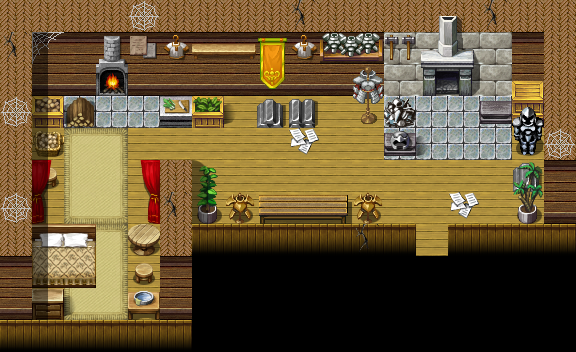

Rendered tile map (Tiled .tmx) drawn with the repository's tilesets; below, a short description and the map source with its tile grids summarised:
An orthogonal 18x11 tile map with 32x32 px tiles, 4 tile layers (Ground, Objects, Above, Top), 1 hidden layer not drawn, 71 tilesets and 2 objects (mapchange, spawn).

<map version="1.10" tiledversion="1.11.2" orientation="orthogonal" renderorder="right-down" width="18" height="11" tilewidth="32" tileheight="32" infinite="0" nextlayerid="10" nextobjectid="3">
 <tileset firstgid="1" name="map_bed_1" tilewidth="32" tileheight="32" tilecount="160" columns="16">
  <image source="../drawable/map_bed_1.png" width="512" height="320" />
 </tileset>
 <tileset firstgid="161" name="map_border_1" tilewidth="32" tileheight="32" tilecount="128" columns="16">
  <image source="../drawable/map_border_1.png" width="512" height="256" />
 </tileset>
 <tileset firstgid="289" name="map_bridge_1" tilewidth="32" tileheight="32" tilecount="128" columns="16">
  <image source="../drawable/map_bridge_1.png" width="512" height="256" />
 </tileset>
 <tileset firstgid="417" name="map_bridge_2" tilewidth="32" tileheight="32" tilecount="128" columns="16">
  <image source="../drawable/map_bridge_2.png" width="512" height="256" />
 </tileset>
 <tileset firstgid="545" name="map_broken_1" tilewidth="32" tileheight="32" tilecount="128" columns="16">
  <image source="../drawable/map_broken_1.png" width="512" height="256" />
 </tileset>
 <tileset firstgid="673" name="map_cavewall_1" tilewidth="32" tileheight="32" tilecount="108" columns="18">
  <image source="../drawable/map_cavewall_1.png" width="576" height="192" />
 </tileset>
 <tileset firstgid="781" name="map_cavewall_2" tilewidth="32" tileheight="32" tilecount="108" columns="18">
  <image source="../drawable/map_cavewall_2.png" width="576" height="192" />
 </tileset>
 <tileset firstgid="889" name="map_cavewall_3" tilewidth="32" tileheight="32" tilecount="108" columns="18">
  <image source="../drawable/map_cavewall_3.png" width="576" height="192" />
 </tileset>
 <tileset firstgid="997" name="map_cavewall_4" tilewidth="32" tileheight="32" tilecount="108" columns="18">
  <image source="../drawable/map_cavewall_4.png" width="576" height="192" />
 </tileset>
 <tileset firstgid="1105" name="map_chair_table_1" tilewidth="32" tileheight="32" tilecount="128" columns="16">
  <image source="../drawable/map_chair_table_1.png" width="512" height="256" />
 </tileset>
 <tileset firstgid="1233" name="map_chair_table_2" tilewidth="32" tileheight="32" tilecount="128" columns="16">
  <image source="../drawable/map_chair_table_2.png" width="512" height="256" />
 </tileset>
 <tileset firstgid="1361" name="map_crate_1" tilewidth="32" tileheight="32" tilecount="128" columns="16">
  <image source="../drawable/map_crate_1.png" width="512" height="256" />
 </tileset>
 <tileset firstgid="1489" name="map_cupboard_1" tilewidth="32" tileheight="32" tilecount="128" columns="16">
  <image source="../drawable/map_cupboard_1.png" width="512" height="256" />
 </tileset>
 <tileset firstgid="1617" name="map_curtain_1" tilewidth="32" tileheight="32" tilecount="128" columns="16">
  <image source="../drawable/map_curtain_1.png" width="512" height="256" />
 </tileset>
 <tileset firstgid="1745" name="map_entrance_1" tilewidth="32" tileheight="32" tilecount="128" columns="16">
  <image source="../drawable/map_entrance_1.png" width="512" height="256" />
 </tileset>
 <tileset firstgid="1873" name="map_entrance_2" tilewidth="32" tileheight="32" tilecount="128" columns="16">
  <image source="../drawable/map_entrance_2.png" width="512" height="256" />
 </tileset>
 <tileset firstgid="2001" name="map_fence_1" tilewidth="32" tileheight="32" tilecount="128" columns="16">
  <image source="../drawable/map_fence_1.png" width="512" height="256" />
 </tileset>
 <tileset firstgid="2129" name="map_fence_2" tilewidth="32" tileheight="32" tilecount="128" columns="16">
  <image source="../drawable/map_fence_2.png" width="512" height="256" />
 </tileset>
 <tileset firstgid="2257" name="map_fence_3" tilewidth="32" tileheight="32" tilecount="128" columns="16">
  <image source="../drawable/map_fence_3.png" width="512" height="256" />
 </tileset>
 <tileset firstgid="2385" name="map_fence_4" tilewidth="32" tileheight="32" tilecount="128" columns="16">
  <image source="../drawable/map_fence_4.png" width="512" height="256" />
 </tileset>
 <tileset firstgid="2513" name="map_ground_1" tilewidth="32" tileheight="32" tilecount="128" columns="16">
  <image source="../drawable/map_ground_1.png" width="512" height="256" />
 </tileset>
 <tileset firstgid="2641" name="map_ground_2" tilewidth="32" tileheight="32" tilecount="128" columns="16">
  <image source="../drawable/map_ground_2.png" width="512" height="256" />
 </tileset>
 <tileset firstgid="2769" name="map_ground_3" tilewidth="32" tileheight="32" tilecount="128" columns="16">
  <image source="../drawable/map_ground_3.png" width="512" height="256" />
 </tileset>
 <tileset firstgid="2897" name="map_ground_4" tilewidth="32" tileheight="32" tilecount="128" columns="16">
  <image source="../drawable/map_ground_4.png" width="512" height="256" />
 </tileset>
 <tileset firstgid="3025" name="map_ground_5" tilewidth="32" tileheight="32" tilecount="128" columns="16">
  <image source="../drawable/map_ground_5.png" width="512" height="256" />
 </tileset>
 <tileset firstgid="3153" name="map_ground_6" tilewidth="32" tileheight="32" tilecount="128" columns="16">
  <image source="../drawable/map_ground_6.png" width="512" height="256" />
 </tileset>
 <tileset firstgid="3281" name="map_ground_7" tilewidth="32" tileheight="32" tilecount="128" columns="16">
  <image source="../drawable/map_ground_7.png" width="512" height="256" />
 </tileset>
 <tileset firstgid="3409" name="map_ground_8" tilewidth="32" tileheight="32" tilecount="128" columns="16">
  <image source="../drawable/map_ground_8.png" width="512" height="256" />
 </tileset>
 <tileset firstgid="3537" name="map_house_1" tilewidth="32" tileheight="32" tilecount="128" columns="16">
  <image source="../drawable/map_house_1.png" width="512" height="256" />
 </tileset>
 <tileset firstgid="3665" name="map_house_2" tilewidth="32" tileheight="32" tilecount="128" columns="16">
  <image source="../drawable/map_house_2.png" width="512" height="256" />
 </tileset>
 <tileset firstgid="3793" name="map_indoor_1" tilewidth="32" tileheight="32" tilecount="128" columns="16">
  <image source="../drawable/map_indoor_1.png" width="512" height="256" />
 </tileset>
 <tileset firstgid="3921" name="map_indoor_2" tilewidth="32" tileheight="32" tilecount="128" columns="16">
  <image source="../drawable/map_indoor_2.png" width="512" height="256" />
 </tileset>
 <tileset firstgid="4049" name="map_kitchen_1" tilewidth="32" tileheight="32" tilecount="128" columns="16">
  <image source="../drawable/map_kitchen_1.png" width="512" height="256" />
 </tileset>
 <tileset firstgid="4177" name="map_outdoor_1" tilewidth="32" tileheight="32" tilecount="128" columns="16">
  <image source="../drawable/map_outdoor_1.png" width="512" height="256" />
 </tileset>
 <tileset firstgid="4305" name="map_pillar_1" tilewidth="32" tileheight="32" tilecount="128" columns="16">
  <image source="../drawable/map_pillar_1.png" width="512" height="256" />
 </tileset>
 <tileset firstgid="4433" name="map_pillar_2" tilewidth="32" tileheight="32" tilecount="128" columns="16">
  <image source="../drawable/map_pillar_2.png" width="512" height="256" />
 </tileset>
 <tileset firstgid="4561" name="map_plant_1" tilewidth="32" tileheight="32" tilecount="128" columns="16">
  <image source="../drawable/map_plant_1.png" width="512" height="256" />
 </tileset>
 <tileset firstgid="4689" name="map_plant_2" tilewidth="32" tileheight="32" tilecount="128" columns="16">
  <image source="../drawable/map_plant_2.png" width="512" height="256" />
 </tileset>
 <tileset firstgid="4817" name="map_rock_1" tilewidth="32" tileheight="32" tilecount="128" columns="16">
  <image source="../drawable/map_rock_1.png" width="512" height="256" />
 </tileset>
 <tileset firstgid="4945" name="map_rock_2" tilewidth="32" tileheight="32" tilecount="128" columns="16">
  <image source="../drawable/map_rock_2.png" width="512" height="256" />
 </tileset>
 <tileset firstgid="5073" name="map_roof_1" tilewidth="32" tileheight="32" tilecount="128" columns="16">
  <image source="../drawable/map_roof_1.png" width="512" height="256" />
 </tileset>
 <tileset firstgid="5201" name="map_roof_2" tilewidth="32" tileheight="32" tilecount="128" columns="16">
  <image source="../drawable/map_roof_2.png" width="512" height="256" />
 </tileset>
 <tileset firstgid="5329" name="map_roof_3" tilewidth="32" tileheight="32" tilecount="128" columns="16">
  <image source="../drawable/map_roof_3.png" width="512" height="256" />
 </tileset>
 <tileset firstgid="5457" name="map_shop_1" tilewidth="32" tileheight="32" tilecount="128" columns="16">
  <image source="../drawable/map_shop_1.png" width="512" height="256" />
 </tileset>
 <tileset firstgid="5585" name="map_sign_ladder_1" tilewidth="32" tileheight="32" tilecount="128" columns="16">
  <image source="../drawable/map_sign_ladder_1.png" width="512" height="256" />
 </tileset>
 <tileset firstgid="5713" name="map_table_1" tilewidth="32" tileheight="32" tilecount="128" columns="16">
  <image source="../drawable/map_table_1.png" width="512" height="256" />
 </tileset>
 <tileset firstgid="5841" name="map_trail_1" tilewidth="32" tileheight="32" tilecount="128" columns="16">
  <image source="../drawable/map_trail_1.png" width="512" height="256" />
 </tileset>
 <tileset firstgid="5969" name="map_transition_1" tilewidth="32" tileheight="32" tilecount="128" columns="16">
  <image source="../drawable/map_transition_1.png" width="512" height="256" />
 </tileset>
 <tileset firstgid="6097" name="map_transition_2" tilewidth="32" tileheight="32" tilecount="128" columns="16">
  <image source="../drawable/map_transition_2.png" width="512" height="256" />
 </tileset>
 <tileset firstgid="6225" name="map_transition_3" tilewidth="32" tileheight="32" tilecount="128" columns="16">
  <image source="../drawable/map_transition_3.png" width="512" height="256" />
 </tileset>
 <tileset firstgid="6353" name="map_transition_4" tilewidth="32" tileheight="32" tilecount="128" columns="16">
  <image source="../drawable/map_transition_4.png" width="512" height="256" />
 </tileset>
 <tileset firstgid="6481" name="map_transition_5" tilewidth="32" tileheight="32" tilecount="128" columns="16">
  <image source="../drawable/map_transition_5.png" width="512" height="256" />
 </tileset>
 <tileset firstgid="6609" name="map_tree_1" tilewidth="32" tileheight="32" tilecount="128" columns="16">
  <image source="../drawable/map_tree_1.png" width="512" height="256" />
 </tileset>
 <tileset firstgid="6737" name="map_tree_2" tilewidth="32" tileheight="32" tilecount="128" columns="16">
  <image source="../drawable/map_tree_2.png" width="512" height="256" />
 </tileset>
 <tileset firstgid="6865" name="map_wall_1" tilewidth="32" tileheight="32" tilecount="128" columns="16">
  <image source="../drawable/map_wall_1.png" width="512" height="256" />
 </tileset>
 <tileset firstgid="6993" name="map_wall_2" tilewidth="32" tileheight="32" tilecount="120" columns="15">
  <image source="../drawable/map_wall_2.png" width="480" height="256" />
 </tileset>
 <tileset firstgid="7113" name="map_wall_3" tilewidth="32" tileheight="32" tilecount="120" columns="15">
  <image source="../drawable/map_wall_3.png" width="480" height="256" />
 </tileset>
 <tileset firstgid="7233" name="map_wall_4" tilewidth="32" tileheight="32" tilecount="120" columns="15">
  <image source="../drawable/map_wall_4.png" width="480" height="256" />
 </tileset>
 <tileset firstgid="7353" name="map_window_1" tilewidth="32" tileheight="32" tilecount="128" columns="16">
  <image source="../drawable/map_window_1.png" width="512" height="256" />
 </tileset>
 <tileset firstgid="7481" name="map_window_2" tilewidth="32" tileheight="32" tilecount="128" columns="16">
  <image source="../drawable/map_window_2.png" width="512" height="256" />
 </tileset>
 <tileset firstgid="7609" name="map_brightport" tilewidth="32" tileheight="32" tilecount="112" columns="16">
  <image source="../drawable/map_brightport.png" width="512" height="224" />
 </tileset>
 <tileset firstgid="7721" name="map_ground_4" tilewidth="32" tileheight="32" tilecount="128" columns="16">
  <image source="../drawable/map_ground_4.png" width="512" height="256" />
 </tileset>
 <tileset firstgid="7849" name="map_chair_table_1" tilewidth="32" tileheight="32" tilecount="128" columns="16">
  <image source="../drawable/map_chair_table_1.png" width="512" height="256" />
 </tileset>
 <tileset firstgid="7977" name="map_crate_1" tilewidth="32" tileheight="32" tilecount="128" columns="16">
  <image source="../drawable/map_crate_1.png" width="512" height="256" />
 </tileset>
 <tileset firstgid="8105" name="map_cupboard_1" tilewidth="32" tileheight="32" tilecount="128" columns="16">
  <image source="../drawable/map_cupboard_1.png" width="512" height="256" />
 </tileset>
 <tileset firstgid="8233" name="map_trail_1" tilewidth="32" tileheight="32" tilecount="128" columns="16">
  <image source="../drawable/map_trail_1.png" width="512" height="256" />
 </tileset>
 <tileset firstgid="8361" name="map_broken_1" tilewidth="32" tileheight="32" tilecount="128" columns="16">
  <image source="../drawable/map_broken_1.png" width="512" height="256" />
 </tileset>
 <tileset firstgid="8489" name="map_curtain_1" tilewidth="32" tileheight="32" tilecount="128" columns="16">
  <image source="../drawable/map_curtain_1.png" width="512" height="256" />
 </tileset>
 <tileset firstgid="8617" name="map_ground_1" tilewidth="32" tileheight="32" tilecount="128" columns="16">
  <image source="../drawable/map_ground_1.png" width="512" height="256" />
 </tileset>
 <tileset firstgid="8745" name="map_rock_1" tilewidth="32" tileheight="32" tilecount="128" columns="16">
  <image source="../drawable/map_rock_1.png" width="512" height="256" />
 </tileset>
 <tileset firstgid="8873" name="map_kitchen_1" tilewidth="32" tileheight="32" tilecount="128" columns="16">
  <image source="../drawable/map_kitchen_1.png" width="512" height="256" />
 </tileset>
 <layer id="1" name="Ground" width="18" height="11">
  <data>[198 cells, 198 non-empty, 14 distinct tile ids]</data>
 </layer>
 <layer id="2" name="Objects" width="18" height="11">
  <data>[198 cells, 62 non-empty, 49 distinct tile ids]</data>
 </layer>
 <layer id="3" name="Above" width="18" height="11">
  <data>[198 cells, 16 non-empty, 10 distinct tile ids]</data>
 </layer>
 <layer id="4" name="Top" width="18" height="11">
  <data>[198 cells, 7 non-empty, 2 distinct tile ids]</data>
 </layer>
 <layer id="5" name="Walkable" width="18" height="11" visible="0">
  <data>[198 cells, 152 non-empty, 1 distinct tile ids]</data>
 </layer>
 <objectgroup id="6" name="Mapevents">
  <object id="1" name="entrance" type="mapchange" x="416" y="224" width="32" height="32">
   <properties>
    <property name="map" value="brightport3" />
    <property name="place" value="armor" />
   </properties>
  </object>
 </objectgroup>
 <objectgroup id="7" name="Spawn">
  <object id="2" name="brightportarmor" type="spawn" x="224" y="128" width="160" height="64">
   <properties>
    <property name="spawngroup" value="brightportarmor" />
   </properties>
  </object>
 </objectgroup>
 <objectgroup id="8" name="Keys">
  <properties>
   <property name="active" value="false" />
  </properties>
 </objectgroup>
 <objectgroup id="9" name="Replace" />
</map>
